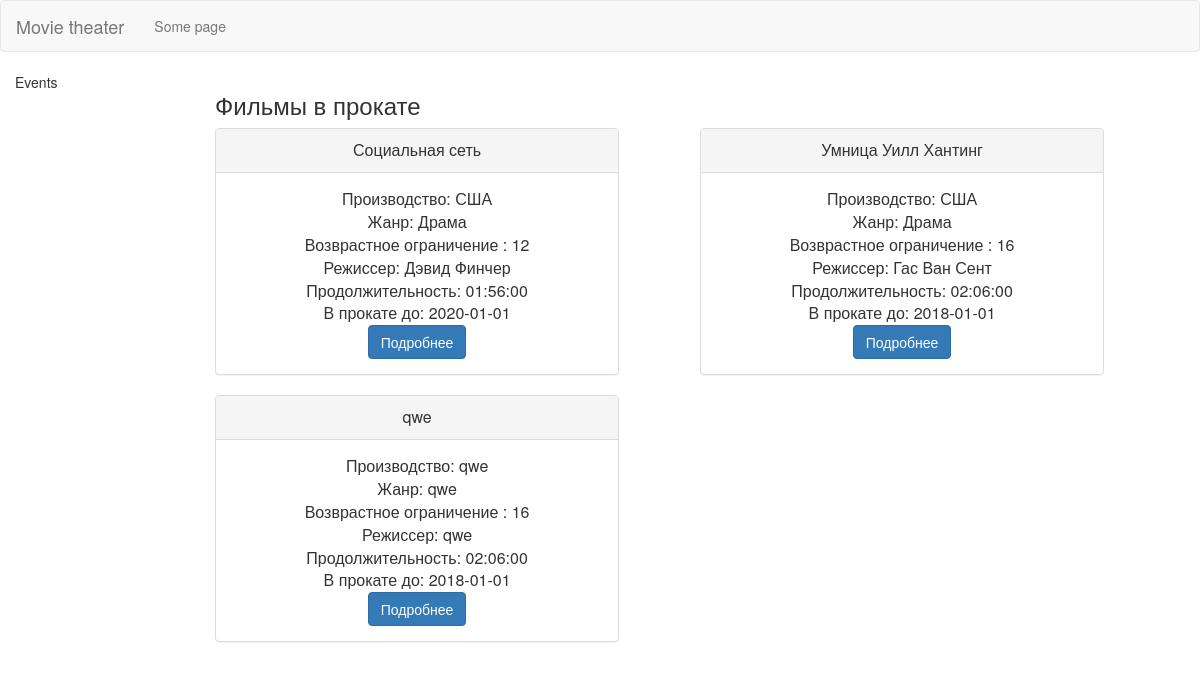
Page /view/welcome.php on the earlier database version.
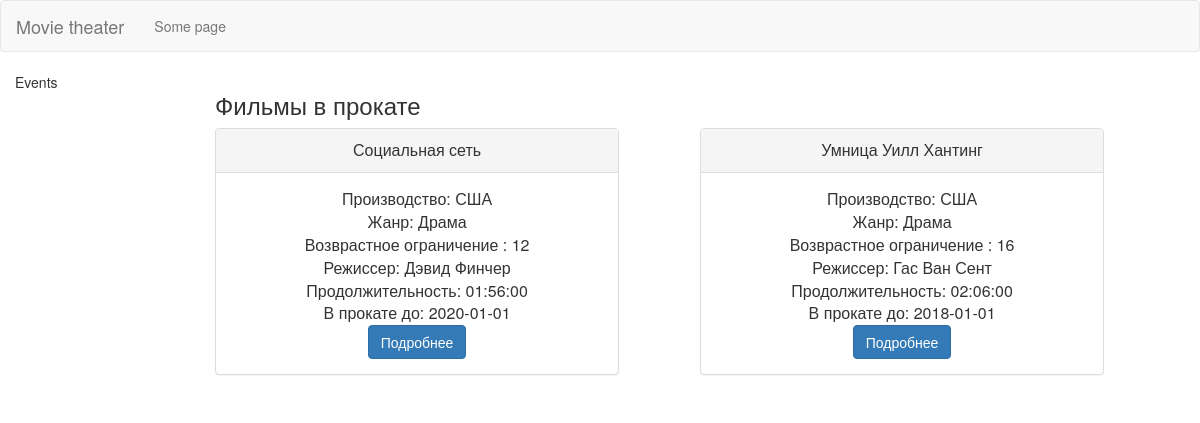
Same page on the later database version.
### tables this page shows
CREATE TABLE film (
  id          INT PRIMARY KEY AUTO_INCREMENT,
  name        VARCHAR(255)  NOT NULL,
  start_date  DATE          NOT NULL,
  end_date    DATE          NOT NULL,
  pg          INT           NOT NULL,
  director    VARCHAR(250)  NOT NULL,
  stars       VARCHAR(2500) NOT NULL,
  genre       VARCHAR(255)  NOT NULL,
  duration    TIME          NOT NULL,
  description VARCHAR(2500) NOT NULL,
  production  VARCHAR(250)  NOT NULL
) DEFAULT CHARACTER SET=utf8;

### service/Database.php (called while the page is built)
<?php
class Database
{
    public static function getConnection()
    {
        $host = "localhost";
        $db_name = "movietheater";
        $username = "root";
        $password = "root";
        $conn = null;
        try {
            $options = array(
                PDO::MYSQL_ATTR_INIT_COMMAND => 'SET NAMES utf8 ',
            );
            $conn = new PDO("mysql:host=$host;dbname=$db_name;", $username, $password, $options);
        } catch (PDOException $exception) {
            echo "Connection error: " . $exception->getMessage();
        }
        return $conn;
    }
}

### controller/FilmController.php (called while the page is built, shortened)
<?php
require_once "../service/Database.php";
class FilmController
{
    private $conn;
    public function __construct()
    {
        $this->conn = Database::getConnection();
    }
    public function getFilms()
    {
        $query = "select * from film";
        $stmt = $this->conn->prepare($query);
        $stmt->execute();
        $films = array();
        while ($row = $stmt->fetch(PDO::FETCH_ASSOC)) {
            extract($row);
            $item = array(
                "id" => $row['id'],
                "name" => $row['name'],
                "start_date" => $row['start_date'],
                "end_date" => $row['end_date'],
                "pg" => $row['pg'],
                "director" => $row['director'],
                "stars" => $row['stars'],
                "genre" => $row['genre'],
                "duration" => $row['duration'],
                "description" => $row['description'],
                "production" => $row['production']
            );
            array_push($films, $item);
        }
        return $films;
    }
}

### view/welcome.php (the view, shortened to what this page needs)
<!DOCTYPE html>
<html lang="en">
<head>
    <link rel="stylesheet" href="static/css/bootstrap/bootstrap.min.css">
    <link rel="stylesheet" href="static/css/welcome.css">
</head>
<body>
<?php
require "../controller/FilmController.php";
?>
<?php
$filmController = new FilmController();
$films = $filmController->getFilms();
?>
<div class="container-fluid" style="margin: 0;">
    <div class="row">
        <div class=" col-md-2">
            Events
        </div>
        <div class=" col-md-10">
            <div>
                <h3>Фильмы в прокате</h3>
            </div>
            <?php foreach ($films as $film): ?>
                <div class="film">
                    <div class="panel panel-default col-md-5">
                        <div class="panel-heading"><?php echo $film['name'] ?></div>
                        <div class="panel-body">
                            Производство: <?php echo $film['production'] ?> <br/>
                            Жанр: <?php echo $film['genre'] ?> <br/>
                            Возврастное ограничение : <?php echo $film['pg'] ?> <br/>
                            Режиссер: <?php echo $film['director'] ?> <br/>
                            Продолжительность: <?php echo $film['duration'] ?> <br/>
                            В прокате до: <?php echo $film['end_date'] ?> <br/>
                            <form action="film.php" method="GET">
                                <button class="btn btn-primary">
                                    Подробнее
                                </button>
                            </form>
                        </div>
                    </div>
                    <div class="col-md-1"></div>
                </div>
            <?php endforeach; ?>
        </div>
    </div>
</div>
</body>
</html>

### view/static/css/welcome.css (style rules this page uses)
.film { text-align: center; font-size: 16px; }
.film>.panel { padding: 0; }

Differences in the rows shown:
removed film: name "qwe", production "qwe", genre "qwe", pg "16", director "qwe", duration "02:06:00", end_date "2018-01-01"
